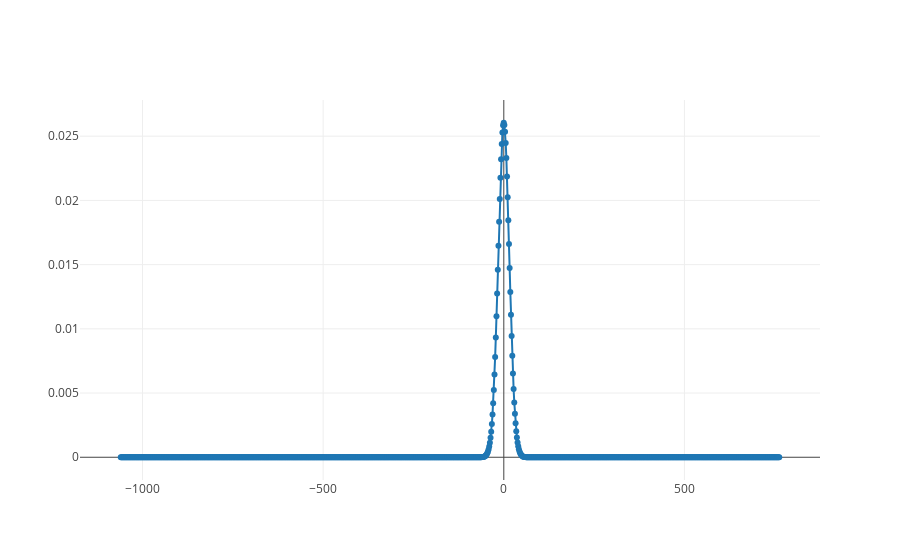

Write notebook code for a chart like this one.
### Code cell
from scipy.stats import norm
# mean['ROI'], variance['ROI'], skew['ROI'], kurt['ROI'] = norm.stats(moments='mvsk')

# my_norm = norm(loc=mean['ROI'], scale=variance['ROI'])

# x = np.linspace(my_norm.ppf(0.01), my_norm.ppf(0.99), 100)
# y = norm.ppf(x)

xmin = df['Profit'].min()
xmax = df['Profit'].max()

x = np.linspace(xmin, xmax, 1000)

mu, std = norm.fit(df['ROI'])
p = norm.pdf(x, mu, std)

trace1 = go.Scatter(
    x = x,
    y = p,
    mode = 'lines+markers',
    name = 'lines+markers'
)

data = [trace1]

# Plot and embed in ipython notebook!
iplot(data, filename='basic-scatter')

### Figure 1 — Plotly figure (JSON) as saved in the notebook; plotly's stock layout.template omitted (floating-point values rounded to 4 significant figures; data arrays with more than 128 entries replaced by an {"elided": "..."} marker saying what was removed)
{"data": [{"mode": "lines+markers", "name": "lines+markers", "type": "scatter", "x": {"elided": "1000 float values"}, "y": {"elided": "1000 float values"}}], "layout": {}}
